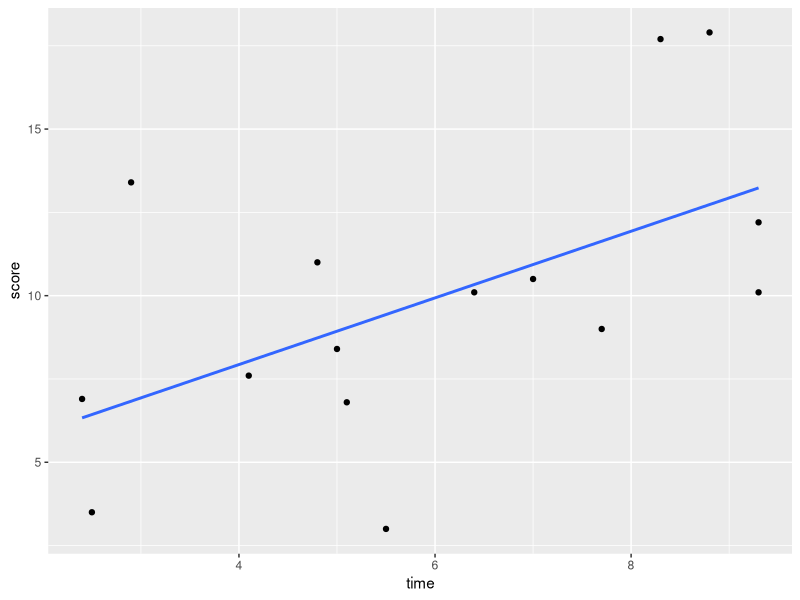
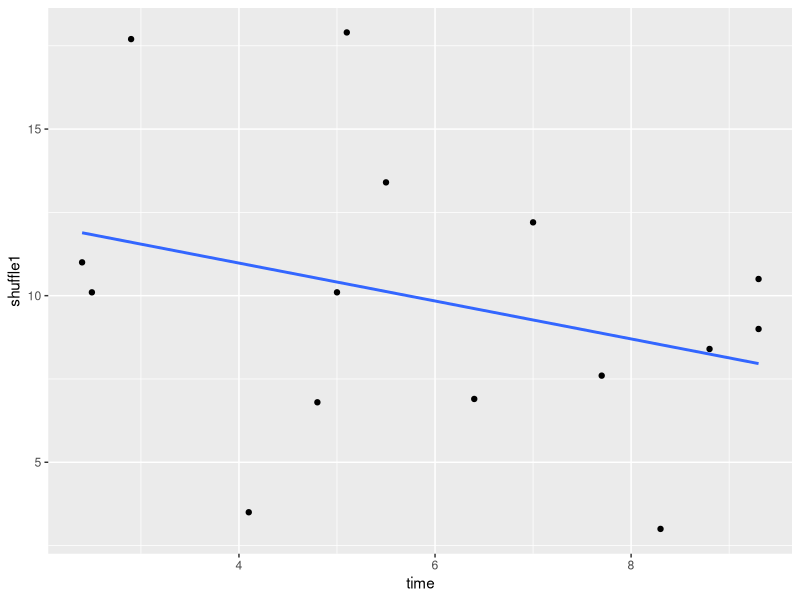
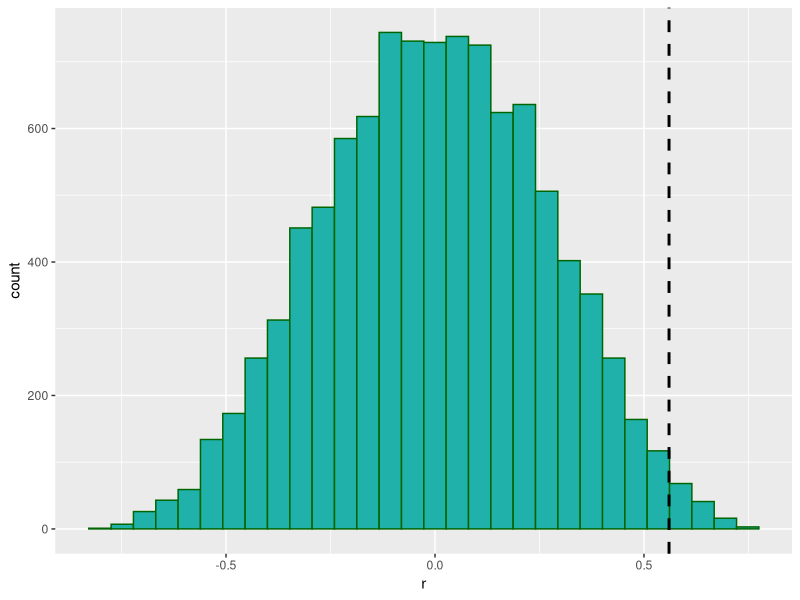

Write R code to recreate these figures, in order.
### Correlation - Permutation Test

# You can generate significance for correlation in other ways

# let's use a small dataset as an example


library(tidyverse)

# just some data looking at 15 subjects
# they complete a task
# those that spent longer on it tend to get higher scores

df <-  read_csv("data/timescore.csv")

head(df)

# scatterplot
ggplot(df, aes(x = time, y = score)) + 
  geom_point() +
  stat_smooth(method = "lm", se=F)
 
# regular significance test
cor.test(df$time,df$score) #r=0.55, p=0.031

# data is normal (though n=15 is pretty small)
shapiro.test(df$time)
shapiro.test(df$score)


##### METHOD 2: MONTE CARLO PERMUTATION


head(df)

# perform one shuffle of 'score' and create new column

set.seed(1) # just doing this so all our results look same


df$score  # actual data in order

sample(df$score)  # actual data but order shuffled

df$shuffle1 <- sample(df$score) #create a new column with shuffled data

df

# this is what that new column looks like:
ggplot(df, aes(x = time, y = shuffle1)) + 
  geom_point() +
  stat_smooth(method = "lm", se=F)

cor.test(df$time, df$shuffle1) # now relationship is a bit negative

cor(df$time, df$score) # original is r = 0.56
cor(df$time, df$shuffle1) # shuffle 1 is r = -0.12

# we can do this many times
cor(df$time, sample(df$score)) # r = 0.35
cor(df$time, sample(df$score)) # r = 0.04
cor(df$time, sample(df$score)) # r = -0.06
cor(df$time, sample(df$score)) # r = 0.15

# etc etc

# This next bit of code does the above 10,000 times 
# and stores the results

results <- vector('list',10000)
for(i in 1:10000){
  results[[i]] <- cor(df$time, sample(df$score))
}

unlist(results) # this are the correlations for 10,000 shuffles


cor(df$time, df$score) # original is r = 0.56

# and we can plot the results...

results.df <- data.frame(x = unlist(results))
head(results.df)

ggplot(results.df, aes(x)) + 
  geom_histogram(color="darkgreen",fill="lightseagreen") +
  geom_vline(xintercept = 0.56, lwd=1, lty=2) +
  xlab("r") 

# how many of the shuffles were greater than our observed value ?

sum(unlist(results) > 0.56) #130 were greater.

# what proportion is that ?

sum(unlist(results) > 0.56)  / 10000  #0.013

# so our 'p-value' is p = 0.013.
# this is actually smaller than the original p-value of 0.031





